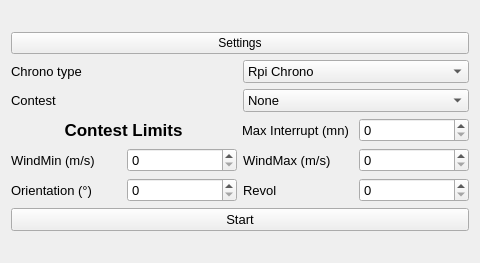
<?xml version="1.0" encoding="UTF-8"?>
<ui version="4.0">
 <class>WConfig</class>
 <widget class="QWidget" name="WConfig">
  <property name="geometry">
   <rect>
    <x>0</x>
    <y>0</y>
    <width>480</width>
    <height>263</height>
   </rect>
  </property>
  <property name="windowTitle">
   <string>Form</string>
  </property>
  <layout class="QGridLayout" name="gridLayout">
   <item row="0" column="0">
    <layout class="QVBoxLayout" name="verticalLayout">
     <item>
      <layout class="QHBoxLayout" name="horizontalLayout_4">
       <item>
        <widget class="QPushButton" name="btn_settings">
         <property name="text">
          <string>Settings</string>
         </property>
        </widget>
       </item>
      </layout>
     </item>
     <item>
      <layout class="QHBoxLayout" name="horizontalLayout">
       <item>
        <widget class="QLabel" name="ChronoLabel">
         <property name="font">
          <font>
           <pointsize>10</pointsize>
          </font>
         </property>
         <property name="text">
          <string>Chrono type</string>
         </property>
        </widget>
       </item>
       <item>
        <widget class="QComboBox" name="ChronoType">
         <property name="font">
          <font>
           <pointsize>10</pointsize>
          </font>
         </property>
         <item>
          <property name="text">
           <string>Rpi Chrono</string>
          </property>
         </item>
         <item>
          <property name="text">
           <string>µC Chrono</string>
          </property>
         </item>
        </widget>
       </item>
      </layout>
     </item>
     <item>
      <layout class="QHBoxLayout" name="horizontalLayout_2">
       <item>
        <widget class="QLabel" name="Contest">
         <property name="font">
          <font>
           <pointsize>10</pointsize>
          </font>
         </property>
         <property name="text">
          <string>Contest</string>
         </property>
        </widget>
       </item>
       <item>
        <widget class="QComboBox" name="ContestList">
         <property name="font">
          <font>
           <pointsize>10</pointsize>
          </font>
         </property>
         <item>
          <property name="text">
           <string>None</string>
          </property>
         </item>
        </widget>
       </item>
      </layout>
     </item>
     <item>
      <layout class="QHBoxLayout" name="horizontalLayout_3">
       <item>
        <widget class="QLabel" name="ContestLimitLabel">
         <property name="sizePolicy">
          <sizepolicy hsizetype="Preferred" vsizetype="Preferred">
           <horstretch>0</horstretch>
           <verstretch>0</verstretch>
          </sizepolicy>
         </property>
         <property name="minimumSize">
          <size>
           <width>225</width>
           <height>0</height>
          </size>
         </property>
         <property name="font">
          <font>
           <pointsize>13</pointsize>
           <weight>75</weight>
           <bold>true</bold>
          </font>
         </property>
         <property name="text">
          <string>Contest Limits</string>
         </property>
         <property name="alignment">
          <set>Qt::AlignCenter</set>
         </property>
        </widget>
       </item>
       <item>
        <widget class="QLabel" name="MaxInterruptLabel">
         <property name="font">
          <font>
           <pointsize>10</pointsize>
          </font>
         </property>
         <property name="text">
          <string>Max Interrupt (mn)</string>
         </property>
        </widget>
       </item>
       <item>
        <widget class="QSpinBox" name="MaxInterruptValue">
         <property name="font">
          <font>
           <pointsize>10</pointsize>
          </font>
         </property>
         <property name="maximum">
          <number>100</number>
         </property>
        </widget>
       </item>
      </layout>
     </item>
     <item>
      <layout class="QHBoxLayout" name="horizontalLayout_7">
       <item>
        <widget class="QLabel" name="WindMinLabel">
         <property name="font">
          <font>
           <pointsize>10</pointsize>
          </font>
         </property>
         <property name="text">
          <string>WindMin (m/s)</string>
         </property>
        </widget>
       </item>
       <item>
        <widget class="QSpinBox" name="WindMinValue">
         <property name="font">
          <font>
           <pointsize>10</pointsize>
          </font>
         </property>
        </widget>
       </item>
       <item>
        <widget class="QLabel" name="WindMaxLabel">
         <property name="font">
          <font>
           <pointsize>10</pointsize>
          </font>
         </property>
         <property name="text">
          <string>WindMax (m/s)</string>
         </property>
        </widget>
       </item>
       <item>
        <widget class="QSpinBox" name="WindMaxValue">
         <property name="font">
          <font>
           <pointsize>10</pointsize>
          </font>
         </property>
        </widget>
       </item>
      </layout>
     </item>
     <item>
      <layout class="QHBoxLayout" name="horizontalLayout_9">
       <item>
        <widget class="QLabel" name="OrientationLabel">
         <property name="font">
          <font>
           <pointsize>10</pointsize>
          </font>
         </property>
         <property name="text">
          <string>Orientation (°)</string>
         </property>
        </widget>
       </item>
       <item>
        <widget class="QSpinBox" name="OrientationValue">
         <property name="font">
          <font>
           <pointsize>10</pointsize>
          </font>
         </property>
        </widget>
       </item>
       <item>
        <widget class="QLabel" name="RevolLabel">
         <property name="font">
          <font>
           <pointsize>10</pointsize>
          </font>
         </property>
         <property name="text">
          <string>Revol</string>
         </property>
        </widget>
       </item>
       <item>
        <widget class="QSpinBox" name="RevolValue">
         <property name="font">
          <font>
           <pointsize>10</pointsize>
          </font>
         </property>
        </widget>
       </item>
      </layout>
     </item>
     <item>
      <widget class="QPushButton" name="StartBtn">
       <property name="font">
        <font>
         <pointsize>10</pointsize>
        </font>
       </property>
       <property name="text">
        <string>Start</string>
       </property>
      </widget>
     </item>
    </layout>
   </item>
  </layout>
 </widget>
 <resources/>
 <connections/>
</ui>
